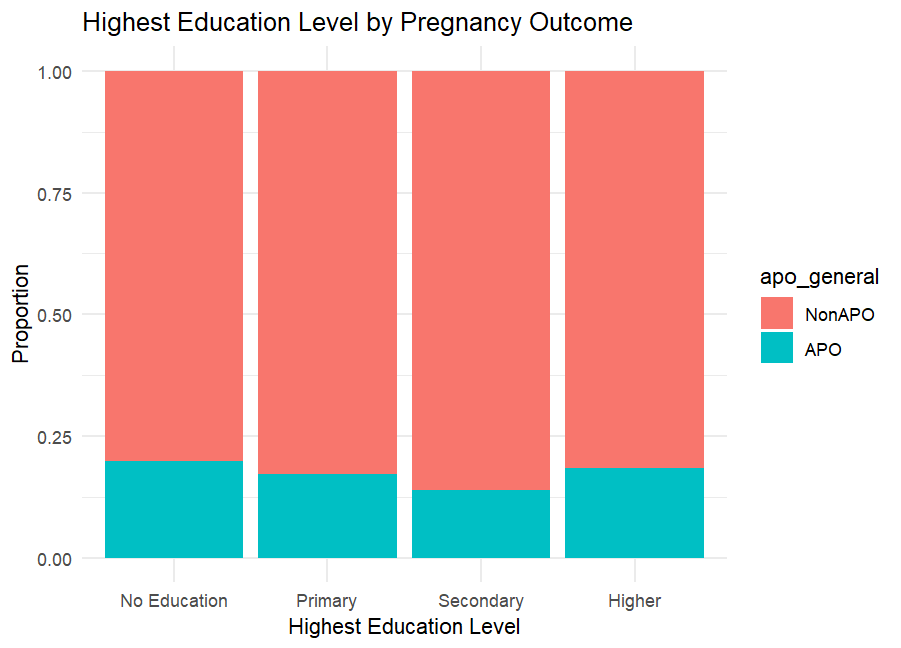

Recreate this plot in R.
# Load Libraries
library(tidyr)
library(dplyr)
library(ggplot2)
library(haven)

# Load Data
df <- read.csv("data_safi.csv")

# Define Outcome
df$apo_general <- factor(df$apo_general, levels = c("NonAPO", "APO"))

# Convert cesarean_birth_ columns to numeric using zap_labels()
df <- df %>%
  mutate(
    across(starts_with("cesarean_birth_"), ~ haven::zap_labels(.))
  )

# Recode timing_first_antenatal_check_ columns: values > 9 months to NA
df <- df %>%
  mutate(
    across(starts_with("timing_first_antenatal_check_"), ~ ifelse(. > 9, NA, .))
  )

# Recode num_antenatal_visits_ columns: values > 12 visits to NA
df <- df %>%
  mutate(
    across(starts_with("num_antenatal_visits_"), ~ ifelse(. > 12, NA, .))
  )

# Compute aggregated variables
df <- df %>%
  mutate(
    avg_succeeding_birth_interval = rowMeans(select(., starts_with("succeeding_birth_interval_")), na.rm = TRUE),
    prop_short_succeeding_interval = rowMeans(select(., starts_with("succeeding_birth_interval_")) < 24, na.rm = TRUE),
    avg_timing_first_antenatal_check = rowMeans(select(., starts_with("timing_first_antenatal_check_")), na.rm = TRUE),
    avg_num_antenatal_visits = rowMeans(select(., starts_with("num_antenatal_visits_")), na.rm = TRUE),
    avg_tetanus_before_birth = rowMeans(select(., starts_with("tetanus_before_birth_")), na.rm = TRUE),
    avg_tetanus_during_pregnancy = rowMeans(select(., starts_with("tetanus_during_pregnancy_")), na.rm = TRUE),
    prop_cesarean = rowMeans(select(., starts_with("cesarean_birth_")) == 1, na.rm = TRUE)
  )

# Ensure wealth_index is a factor
df$wealth_index <- factor(df$wealth_index, levels = c(1, 2, 3, 4, 5), 
                          labels = c("Poorest", "Poorer", "Middle", "Richer", "Richest"))

# Ensure highest_education_level is a factor
# In DHS datasets, highest_education_level is typically coded as:
# 0 = No education, 1 = Primary, 2 = Secondary, 3 = Higher
df$highest_education_level <- factor(df$highest_education_level, 
                                     levels = c(0, 1, 2, 3), 
                                     labels = c("No Education", "Primary", "Secondary", "Higher"))

# Descriptive Statistics for highest_education_level
# Frequency table for highest_education_level
print("Frequency table for highest_education_level:")
print(table(df$highest_education_level))
print("Proportions for highest_education_level:")
print(prop.table(table(df$highest_education_level)))

# Cross-tabulation of highest_education_level by apo_general
print("Cross-tabulation of highest_education_level by apo_general:")
print(table(df$highest_education_level, df$apo_general))
print("Proportions of highest_education_level by apo_general:")
print(prop.table(table(df$highest_education_level, df$apo_general), margin = 1))

# Visualization: Bar plot of highest_education_level by apo_general
ggplot(df, aes(x = highest_education_level, fill = apo_general)) +
  geom_bar(position = "fill") +
  labs(title = "Highest Education Level by Pregnancy Outcome", 
       x = "Highest Education Level", y = "Proportion") +
  theme_minimal()
